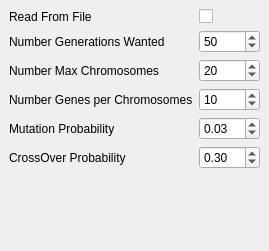
<?xml version="1.0" encoding="UTF-8"?>
<ui version="4.0">
 <class>ParamsDockWidget</class>
 <widget class="QDockWidget" name="ParamsDockWidget">
  <property name="geometry">
   <rect>
    <x>0</x>
    <y>0</y>
    <width>240</width>
    <height>251</height>
   </rect>
  </property>
  <property name="minimumSize">
   <size>
    <width>240</width>
    <height>200</height>
   </size>
  </property>
  <property name="windowTitle">
   <string>Configuration</string>
  </property>
  <widget class="QWidget" name="dockWidgetContents">
   <layout class="QVBoxLayout" name="verticalLayout">
    <item>
     <layout class="QGridLayout" name="gridLayout" rowstretch="0,0,0,0,0,0,0" columnstretch="0,0">
      <property name="leftMargin">
       <number>0</number>
      </property>
      <item row="3" column="0">
       <widget class="QLabel" name="nbGenesLabel">
        <property name="text">
         <string>Number Genes per Chromosomes</string>
        </property>
       </widget>
      </item>
      <item row="6" column="0">
       <spacer name="verticalSpacer_2">
        <property name="orientation">
         <enum>Qt::Vertical</enum>
        </property>
        <property name="sizeHint" stdset="0">
         <size>
          <width>20</width>
          <height>40</height>
         </size>
        </property>
       </spacer>
      </item>
      <item row="5" column="0">
       <widget class="QLabel" name="crossoverProbabilityLabel">
        <property name="text">
         <string>CrossOver Probability</string>
        </property>
       </widget>
      </item>
      <item row="1" column="1">
       <widget class="QSpinBox" name="nbGenerationsWantedSpinBox">
        <property name="minimum">
         <number>1</number>
        </property>
        <property name="maximum">
         <number>10000</number>
        </property>
        <property name="value">
         <number>50</number>
        </property>
       </widget>
      </item>
      <item row="4" column="0">
       <widget class="QLabel" name="mutateProbabilityLabel">
        <property name="text">
         <string>Mutation Probability</string>
        </property>
       </widget>
      </item>
      <item row="5" column="1">
       <widget class="QDoubleSpinBox" name="crossoverProbabilitySpinBox">
        <property name="singleStep">
         <double>0.100000000000000</double>
        </property>
        <property name="value">
         <double>0.300000000000000</double>
        </property>
       </widget>
      </item>
      <item row="4" column="1">
       <widget class="QDoubleSpinBox" name="mutateProbabilitySpinBox">
        <property name="singleStep">
         <double>0.010000000000000</double>
        </property>
        <property name="value">
         <double>0.030000000000000</double>
        </property>
       </widget>
      </item>
      <item row="6" column="1">
       <spacer name="verticalSpacer">
        <property name="orientation">
         <enum>Qt::Vertical</enum>
        </property>
        <property name="sizeHint" stdset="0">
         <size>
          <width>20</width>
          <height>40</height>
         </size>
        </property>
       </spacer>
      </item>
      <item row="3" column="1">
       <widget class="QSpinBox" name="nbGenesLabelSpinBox">
        <property name="minimum">
         <number>1</number>
        </property>
        <property name="maximum">
         <number>500</number>
        </property>
        <property name="value">
         <number>10</number>
        </property>
       </widget>
      </item>
      <item row="2" column="1">
       <widget class="QSpinBox" name="nbMaxChromosomesSpinBox">
        <property name="minimum">
         <number>2</number>
        </property>
        <property name="maximum">
         <number>10000</number>
        </property>
        <property name="value">
         <number>20</number>
        </property>
       </widget>
      </item>
      <item row="2" column="0">
       <widget class="QLabel" name="nbMaxChromosomesLabel">
        <property name="text">
         <string>Number Max Chromosomes</string>
        </property>
       </widget>
      </item>
      <item row="1" column="0">
       <widget class="QLabel" name="nbGenerationsWantedLabel">
        <property name="text">
         <string>Number Generations Wanted</string>
        </property>
       </widget>
      </item>
      <item row="0" column="0">
       <widget class="QLabel" name="readFileLabel">
        <property name="text">
         <string>Read From File</string>
        </property>
       </widget>
      </item>
      <item row="0" column="1">
       <widget class="QCheckBox" name="readFileCheckBox">
        <property name="text">
         <string/>
        </property>
       </widget>
      </item>
     </layout>
    </item>
   </layout>
  </widget>
 </widget>
 <resources/>
 <connections/>
</ui>
